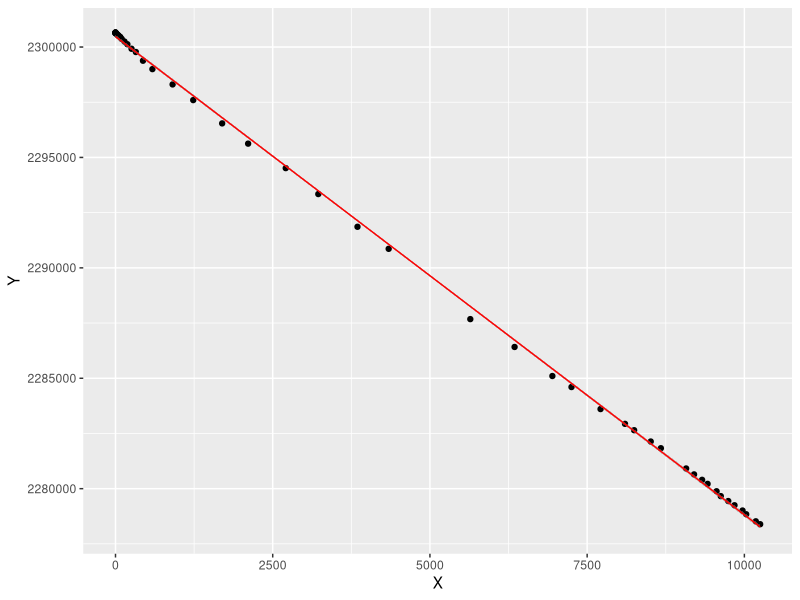

R code for this plot:
## ---- chunk 1
knitr::opts_chunk$set(echo = TRUE)
library(ggplot2)
## ---- chunk 2
library(readxl)
# ageandheight <- read_excel("r0manual.xlsx") #Upload the data
# ageandheight <- read_excel("copiapo.xlsx") #Upload the data
ageandheight <- read_excel("lapintana.xlsx") #Upload the data
# ageandheight <- read_excel("puntaarenas.xlsx") #Upload the data
R0_v <- c()
comuna_v <- c()
codigo_comuna_v <- c()
a <- 0
s <- 0
s_v <- c()
y_bueno <- c()
# yy=ageandheight$Y
# xx=ageandheight$X
# eee <-summary(lm(yy ~ xx))$coefficients[2]
#lmHeight = lm(Y~X, data = ageandheight) #Create the linear regression
#eee <-lmHeight
# eee
# write.table(eee,'R0_panama_por_corr.csv', col.names=F, append=T, sep = ",")


m <- seq(2, 42)
    
    for (i in m)
    {        
         #xx <- ageandheight$X[1:i]
        xx <- ageandheight$X[i-1:i]

         #yy <- ageandheight$Y[1:i]
        yy <- ageandheight$Y[i-1:i]
        
        if(!is.null(yy)){
        estimacion.R0 = -summary(lm(yy ~ xx))$coefficients[2]
        R0_v[i] <- estimacion.R0
        comuna_v <- "comuna"
        # codigo_comuna_v <- codigo_comuna
        # fecha_v <- fecha
        # dia_v <- dia
        }
    }
    
    eee <- data.frame(comuna_v, R0_v )
    print(eee)
    
    write.table(
        eee,
        'R0.csv',
        col.names = F,
        append = T,
        sep = ","
    )
    
    R0_v <- c()
    comuna_v <- c()
    codigo_comuna_v <-  c()
    a <- 0
    s <- 0
    s_v <- c()
    y <- c()

## ---- chunk 3

income.graph <- ggplot(ageandheight, aes(x=X, y=Y))+geom_point()
income.graph <- income.graph + geom_smooth(method="lm", col="red", size = 0.5)
income.graph

